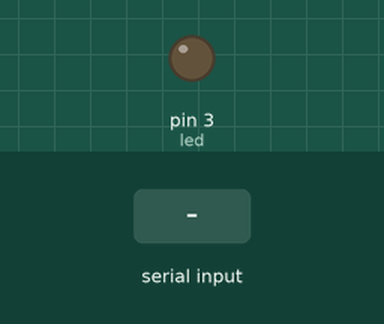
The sketch below on a simulated Arduino Uno, built with avr-gcc and run on an emulated ATmega328P. Parts: output pins drawn as LEDs (lit = HIGH). Inputs (shaded band) come from the test bench. What the sketch prints to the serial monitor is not drawn.

Above: at 1.2 s.
1.3 s: "O" received over Serial
At 3.2 s:
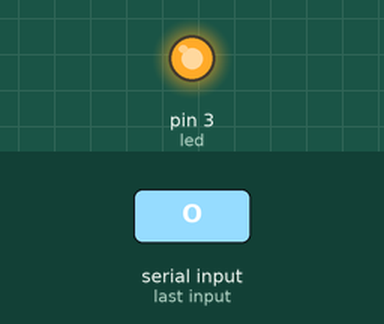
3.5 s: "X" received over Serial
At 4.7 s:
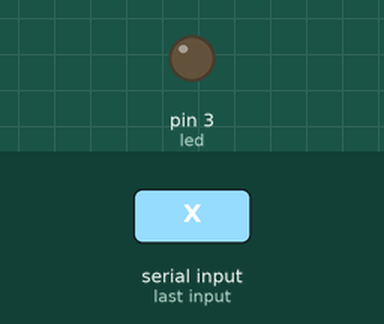
Timing chart, 0 to 6.5 s (numbered marks = the images above; inputs shaded):
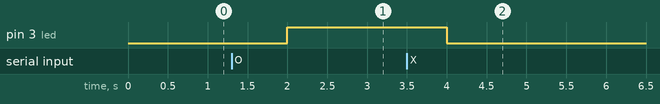

Measured:
- after the input at 1.3 s, pin 3 (led): LOW → HIGH after 0.70 s
- after the input at 3.5 s, pin 3 (led): HIGH → LOW after 0.50 s

The sketch:

OXloop.ino
```cpp
int led = 3;

void setup() {
  Serial.begin(115200);
  pinMode(led, OUTPUT);

}

void loop() {
  char ch;
 if(Serial.available()){
  ch = Serial.read();}
 if(ch == 'O'){
    Serial.println("LED를 킵니다");
    digitalWrite(led, HIGH);
  } else if(ch == 'X'){
     Serial.println("LED를 끕니다");
    digitalWrite(led, LOW);
  } else{
    Serial.println("잘못된 입력입니다.");
   // break()
  }
    delay(1000);
}
```
